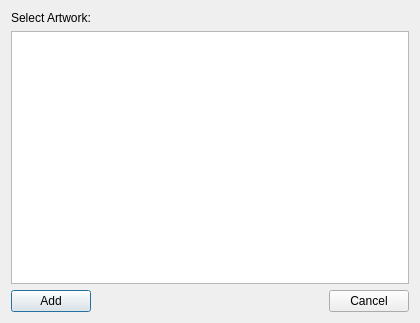
<?xml version="1.0" encoding="UTF-8"?>
<ui version="4.0">
 <class>AddArtworkToRequisition</class>
 <widget class="QDialog" name="AddArtworkToRequisition">
  <property name="geometry">
   <rect>
    <x>0</x>
    <y>0</y>
    <width>420</width>
    <height>323</height>
   </rect>
  </property>
  <property name="windowTitle">
   <string>Dialog</string>
  </property>
  <layout class="QVBoxLayout" name="verticalLayout">
   <item>
    <widget class="QLabel" name="label">
     <property name="text">
      <string>Select Artwork:</string>
     </property>
    </widget>
   </item>
   <item>
    <widget class="CustomQueryView" name="lstArtworks"/>
   </item>
   <item>
    <layout class="QHBoxLayout" name="horizontalLayout">
     <item>
      <widget class="QPushButton" name="cmdAdd">
       <property name="text">
        <string>Add</string>
       </property>
       <property name="default">
        <bool>true</bool>
       </property>
      </widget>
     </item>
     <item>
      <spacer name="horizontalSpacer">
       <property name="orientation">
        <enum>Qt::Horizontal</enum>
       </property>
       <property name="sizeHint" stdset="0">
        <size>
         <width>40</width>
         <height>20</height>
        </size>
       </property>
      </spacer>
     </item>
     <item>
      <widget class="QPushButton" name="pushButton_2">
       <property name="text">
        <string>Cancel</string>
       </property>
      </widget>
     </item>
    </layout>
   </item>
  </layout>
 </widget>
 <customwidgets>
  <customwidget>
   <class>CustomQueryView</class>
   <extends>QTreeView</extends>
   <header>customqueryview.h</header>
  </customwidget>
 </customwidgets>
 <resources/>
 <connections>
  <connection>
   <sender>pushButton_2</sender>
   <signal>clicked()</signal>
   <receiver>AddArtworkToRequisition</receiver>
   <slot>reject()</slot>
   <hints>
    <hint type="sourcelabel">
     <x>376</x>
     <y>302</y>
    </hint>
    <hint type="destinationlabel">
     <x>269</x>
     <y>300</y>
    </hint>
   </hints>
  </connection>
 </connections>
</ui>
